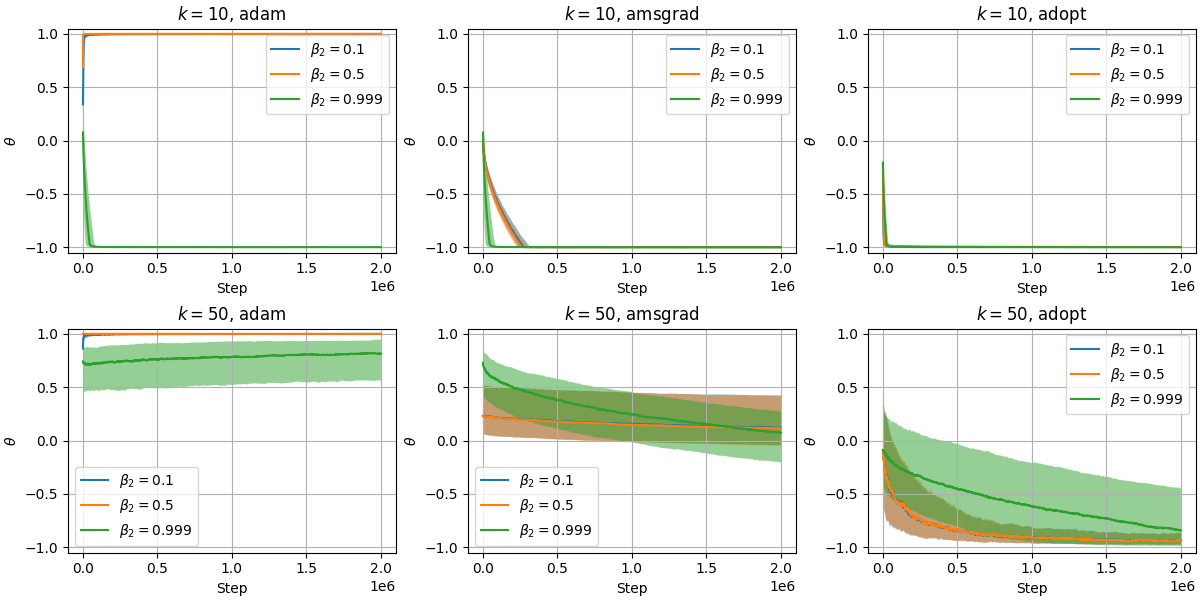

Write the Python code that produced this figure.
import argparse
import os
import pickle
import numpy as np
import matplotlib.pyplot as plt


def plot_panel(k, algo, filenames, ax):
    for label, filename in filenames.items():
        with open(filename, 'rb') as f:
            data = pickle.load(f)
        y = np.array(data["median"])
        y1 = np.array(data["low"])
        y2 = np.array(data["high"])
        interval = data["interval"]
        x = range(interval, len(y)*interval+1, interval)
        ax.plot(x, y, label=r'$\beta_{2}='+label+r'$')
        ax.fill_between(x, y1, y2, alpha=.5, linewidth=0)
    ax.set_ylim(-1.05, 1.05)
    ax.legend()
    ax.set_title(r'$k='+str(k)+r'$'+f', {algo}')
    ax.set_xlabel('Step')
    ax.set_ylabel(r'$\theta$')
    ax.grid()


def main(args=None):
    parser = argparse.ArgumentParser(description='Summary of toy problem')
    parser.add_argument('path', default='data', metavar='PATH',
                        help='path to output directory of toy problem (default: data)')
    args = parser.parse_args(args)

    print(args)

    fig, axs = plt.subplots(2, 3, figsize=(12, 6), layout="constrained")

    for i, k in enumerate([10, 50]):
        for j, algo in enumerate(['adam', 'amsgrad', 'adopt']):
            filenames = {
                '0.1': os.path.join(args.path, f'samp_k{k}_b0-1_{algo}.pickle'),
                '0.5': os.path.join(args.path, f'samp_k{k}_b0-5_{algo}.pickle'),
                '0.999': os.path.join(args.path, f'samp_k{k}_{algo}.pickle'),
            }
            plot_panel(k, algo, filenames, axs[i, j])

    plt.show()


if __name__ == '__main__':
    main()
